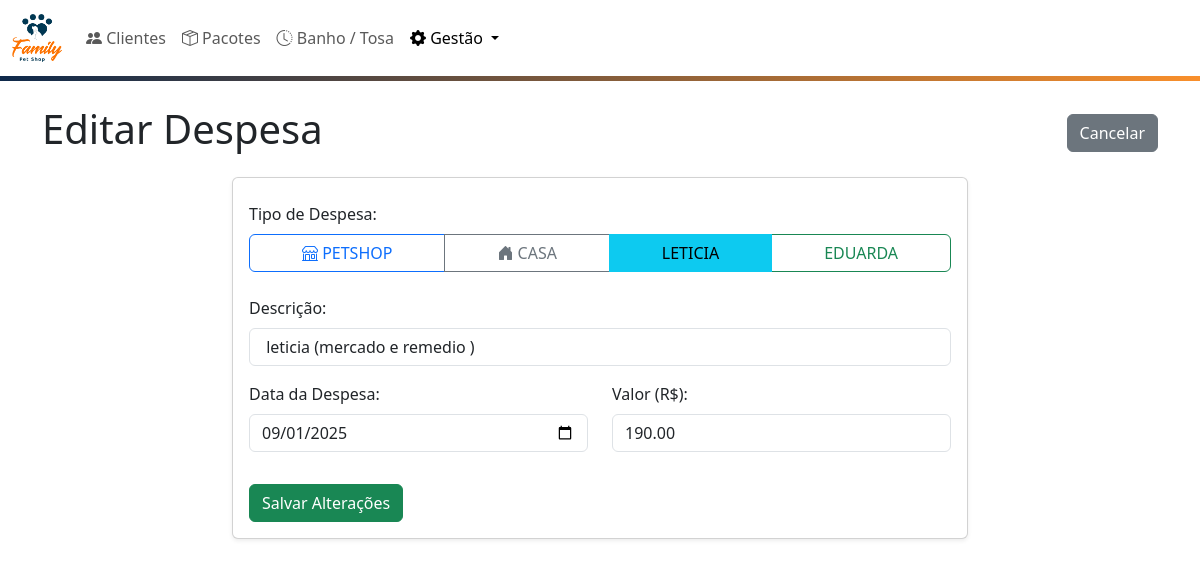
The page /despesa/editar/1 on the database its author committed.
### app.py (models this page shows, shortened)
class Despesa(db.Model):
    id = db.Column(db.Integer, primary_key=True)
    descricao = db.Column(db.String(200), nullable=False)
    valor = db.Column(db.Float, nullable=False)
    data = db.Column(db.Date, nullable=False)
    tipo = db.Column(db.String(50), nullable=False)

### app.py (the view, shortened to what this page needs)
@app.route('/despesa/editar/<int:despesa_id>', methods=['GET', 'POST'])
def editar_despesa(despesa_id):
    despesa = Despesa.query.get_or_404(despesa_id)
    return render_template('editar_despesa.html', despesa=despesa)

### templates/editar_despesa.html (shortened to what this page needs)
{% extends 'base.html' %}
{% block content %}
  <div class="d-flex justify-content-between align-items-center mb-3">
    <h1>Editar Despesa</h1>
    <a href="{{ url_for('listar_despesas') }}" class="btn btn-secondary">Cancelar</a>
  </div>
  <div class="row justify-content-center">
    <div class="col-lg-8">
      <div class="card shadow-sm">
        <div class="card-body">
          <form method="POST" class="mt-2">
            <div class="mb-4">
              <label class="form-label d-block">Tipo de Despesa:</label>
              <div class="btn-group w-100" role="group">
                <label class="btn btn-outline-primary" for="tipo_petshop"><i class="bi bi-shop"></i> PETSHOP</label>
                <label class="btn btn-outline-secondary" for="tipo_casa"><i class="bi bi-house-door-fill"></i> CASA</label>
                <label class="btn btn-outline-info" for="tipo_leticia">LETICIA</label>
                <label class="btn btn-outline-success" for="tipo_eduarda">EDUARDA</label>
              </div>
            </div>
            <div class="mb-3">
              <label for="descricao" class="form-label">Descrição:</label>
              <input type="text" id="descricao" name="descricao" class="form-control" value="{{ despesa.descricao }}" required>
            </div>
            <div class="row">
              <div class="col-md-6 mb-3">
                <label for="data" class="form-label">Data da Despesa:</label>
                <input type="date" id="data" name="data" class="form-control" value="{{ despesa.data.strftime('%Y-%m-%d') }}" required>
              </div>
              <div class="col-md-6 mb-3">
                <label for="valor" class="form-label">Valor (R$):</label>
                <input type="text" id="valor" name="valor" class="form-control" value="{{ "%.2f"|format(despesa.valor) }}" required>
              </div>
            </div>
            <button type="submit" class="btn btn-success mt-3">Salvar Alterações</button>
          </form>
        </div>
      </div>
    </div>
  </div>
{% endblock %}

### static/style.css (style rules this page uses)
:root { --brand-blue: #0E294B; --brand-orange: #F98F2B; --brand-red: #D22B2B; --brand-green: #2B7A09; }

### rows shown on the page
Despesa: descricao "leticia (mercado e remedio )", data "09/01/2025", valor "190.00"
